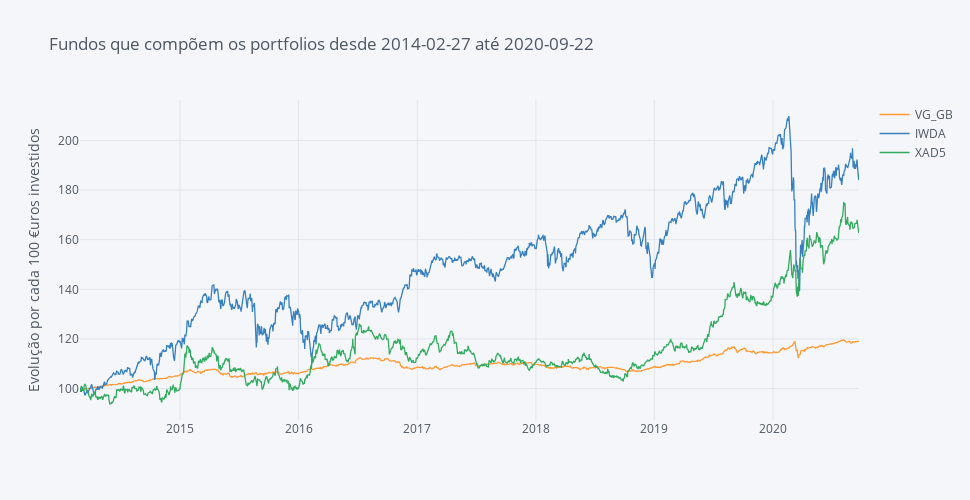

Notebook cell for this chart:
### Code cell
fundos.iplot(dimensions=pl.dimensions, title='Fundos que compõem os portfolios desde ' +  Begin + ' até ' + End,
             yTitle='Evolução por cada 100 €uros investidos')

### Figure 1 — Plotly figure (JSON) as saved in the notebook; plotly's stock layout.template omitted (floating-point values rounded to 4 significant figures; data arrays with more than 128 entries replaced by an {"elided": "..."} marker saying what was removed)
{"data": [{"line": {"color": "rgba(255, 153, 51, 1.0)", "dash": "solid", "shape": "linear", "width": 1.3}, "mode": "lines", "name": "VG_GB", "text": "", "type": "scatter", "x": {"elided": "1718 str values"}, "y": {"elided": "1718 float values"}}, {"line": {"color": "rgba(55, 128, 191, 1.0)", "dash": "solid", "shape": "linear", "width": 1.3}, "mode": "lines", "name": "IWDA", "text": "", "type": "scatter", "x": {"elided": "1718 str values"}, "y": {"elided": "1718 float values"}}, {"line": {"color": "rgba(50, 171, 96, 1.0)", "dash": "solid", "shape": "linear", "width": 1.3}, "mode": "lines", "name": "XAD5", "text": "", "type": "scatter", "x": {"elided": "1718 str values"}, "y": {"elided": "1718 float values"}}], "layout": {"height": 500, "legend": {"bgcolor": "#F5F6F9", "font": {"color": "#4D5663"}}, "paper_bgcolor": "#F5F6F9", "plot_bgcolor": "#F5F6F9", "title": {"font": {"color": "#4D5663"}, "text": "Fundos que compõem os portfolios desde 2014-02-27 até 2020-09-22"}, "width": 970, "xaxis": {"autorange": true, "gridcolor": "#E1E5ED", "range": ["2014-02-27", "2020-09-22"], "showgrid": true, "tickfont": {"color": "#4D5663"}, "title": {"font": {"color": "#4D5663"}, "text": ""}, "type": "date", "zerolinecolor": "#E1E5ED"}, "yaxis": {"autorange": true, "gridcolor": "#E1E5ED", "range": [87.34, 216.3], "showgrid": true, "tickfont": {"color": "#4D5663"}, "title": {"font": {"color": "#4D5663"}, "text": "Evolução por cada 100 €uros investidos"}, "type": "linear", "zerolinecolor": "#E1E5ED"}}}
